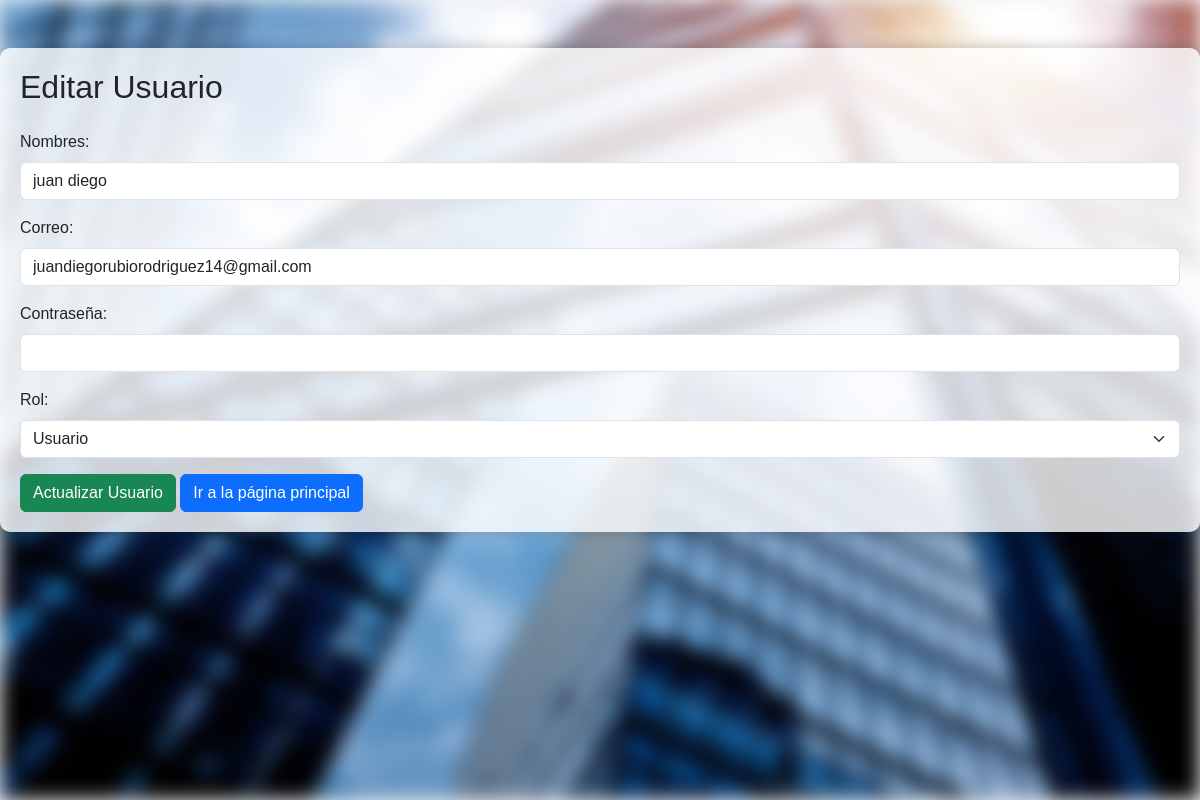
The app's page /crudusuarios/editar.php?id=40, older data.
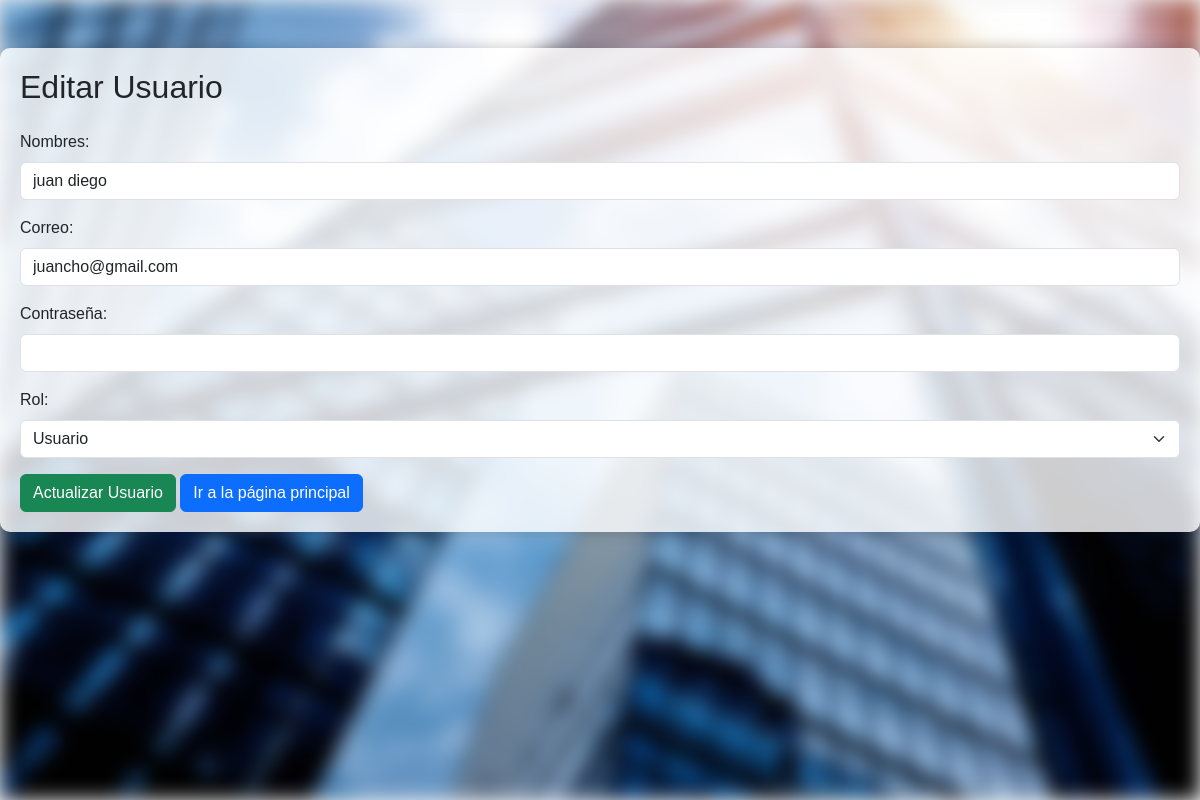
The same page, newer data.
### tables this page shows
CREATE TABLE `tblusuarios` (
  `id` int(11) NOT NULL,
  `Nombres` varchar(40) NOT NULL,
  `Correo` varchar(40) NOT NULL,
  `Contraseña` varchar(32) NOT NULL,
  `rol` enum('usuario','administrador') NOT NULL
);

### crudusuarios/editar.php (the view, shortened to what this page needs)
<?php
include 'conexion.php';
$nombresEditar = '';
$correoEditar = '';
$rolEditar = '';
if (isset($_GET['id'])) {
    $idEditar = mysqli_real_escape_string($con, $_GET['id']);
    $consultaEditar = "SELECT * FROM TblUsuarios WHERE Id = '$idEditar'";
    $resultadoEditar = $con->query($consultaEditar);
    if ($resultadoEditar->num_rows == 1) {
        $filaEditar = $resultadoEditar->fetch_assoc();
        $nombresEditar = $filaEditar['Nombres'];
        $correoEditar = $filaEditar['Correo'];
        $rolEditar = $filaEditar['rol'];
    } else {
        echo '<div class="alert alert-danger" role="alert">El usuario no existe.</div>';
        exit();
    }
}
?>
<!DOCTYPE html>
<html lang="en">
<head>
    <link href="https://cdn.jsdelivr.net/npm/bootstrap@5.3.2/dist/css/bootstrap.min.css" rel="stylesheet">
    <link rel="stylesheet" href="https://cdn.jsdelivr.net/npm/bootstrap-icons@1.11.2/font/bootstrap-icons.min.css">
    <link rel="stylesheet" href="https://cdn.jsdelivr.net/npm/sweetalert2@11.0.18/dist/sweetalert2.min.css">
     <link rel="stylesheet" href="../codigo_css/crudstyles.css">
</head>
<body>
<div class="background"></div>
    <div class="container mt-5">
        <h2 class="mb-4">Editar Usuario</h2>
        <form id="userForm" method="POST">
            <div class="mb-3">
                <label for="nombres" class="form-label">Nombres:</label>
                <input type="text" class="form-control" id="nombres" name="nombres" value="<?php echo $nombresEditar; ?>" required>
            </div>
            <div class="mb-3">
                <label for="correo" class="form-label">Correo:</label>
                <input type="email" class="form-control" id="correo" name="correo" value="<?php echo $correoEditar; ?>" required>
            </div>
            <div class="mb-3">
                <label for="contrasena" class="form-label">Contraseña:</label>
                <input type="password" class="form-control" id="contrasena" name="contrasena">
            </div>
            <div class="mb-3">
                <label for="rol" class="form-label">Rol:</label>
                <select class="form-select" id="rol" name="rol" required>
                    <option value="usuario" <?php echo ($rolEditar === 'usuario') ? 'selected' : ''; ?>>Usuario</option>
                </select>
            </div>
            <button type="submit" class="btn btn-success">Actualizar Usuario</button>
            <a class="btn btn-primary" href="../crudusuarios/index.php">Ir a la página principal</a>
        </form>
    </div>
</body>
</html>

Row changes from the older to the newer data that the page shows:
changed tblusuarios "juan diego": correo "juandiegorubiorodriguez14@gmail.com" → "juancho@gmail.com"
